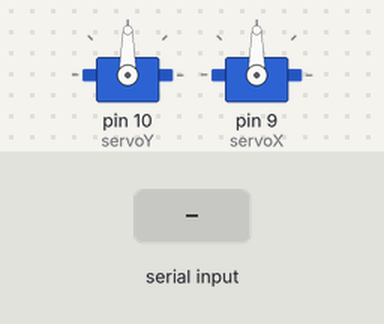
A sketch run on a simulated Arduino Uno, built with avr-gcc and run on an emulated ATmega328P. Parts: 2 × servo. The inputs (shaded band) are chosen by the test bench.

Above: at 1.2 s.
1.3 s: "Y" received over Serial
At 2.5 s:
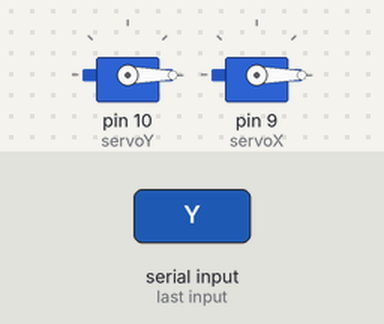
2.8 s: "30,150\n" received over Serial
At 3.8 s:
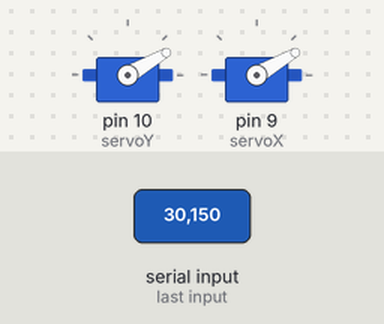
4.3 s: "200\n" received over Serial
At 4.9 s:
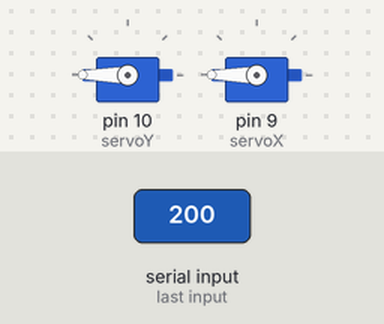
5.8 s: "X" received over Serial
At 7.0 s:
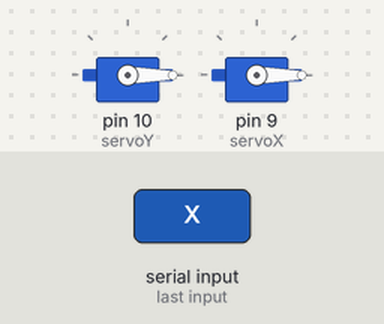
7.3 s: "90,45\n" received over Serial
At 8.5 s:
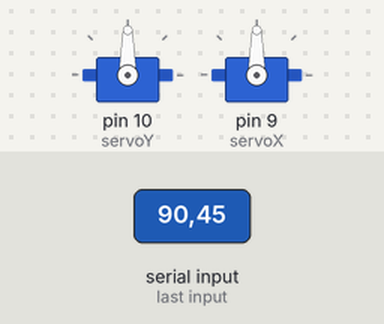
Timing chart, 0 to 9.8 s (numbered marks = the images above; inputs shaded):
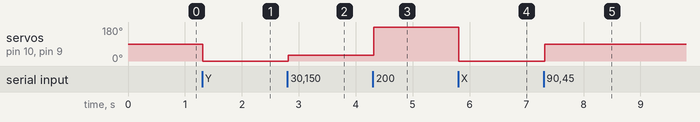

The sketch:

sketch_jul26a.ino
```cpp
#include <Servo.h>

Servo servoX, servoY;

String serialData;

void setup() {
  servoY.attach(10);
  servoX.attach(9);
  Serial.begin(9600);
  Serial.setTimeout(10);

}

void loop() {

}

void serialEvent(){
  serialData = Serial.readString();

  servoX.write(parseDataX(serialData));
  servoY.write(parseDataY(serialData));
}

int parseDataX(String data){
  data.remove(data.indexOf("Y"));
  data.remove(data.indexOf("X"), 1);
  return data.toInt();
}

int parseDataY(String data){
  data.remove(0, data.indexOf("Y") + 1);

  return data.toInt();
}
```

Measured:
- after the input at 1.3 s, servo on pin 10 (servoY), servo on pin 9 (servoX): 90° → 0° at once
- after the input at 2.8 s, servo on pin 10 (servoY), servo on pin 9 (servoX): 0° → 30° at once
- after the input at 4.3 s, servo on pin 10 (servoY), servo on pin 9 (servoX): 30° → 180° at once
- after the input at 5.8 s, servo on pin 10 (servoY), servo on pin 9 (servoX): 180° → 0° at once
- after the input at 7.3 s, servo on pin 10 (servoY), servo on pin 9 (servoX): 0° → 90° at once
